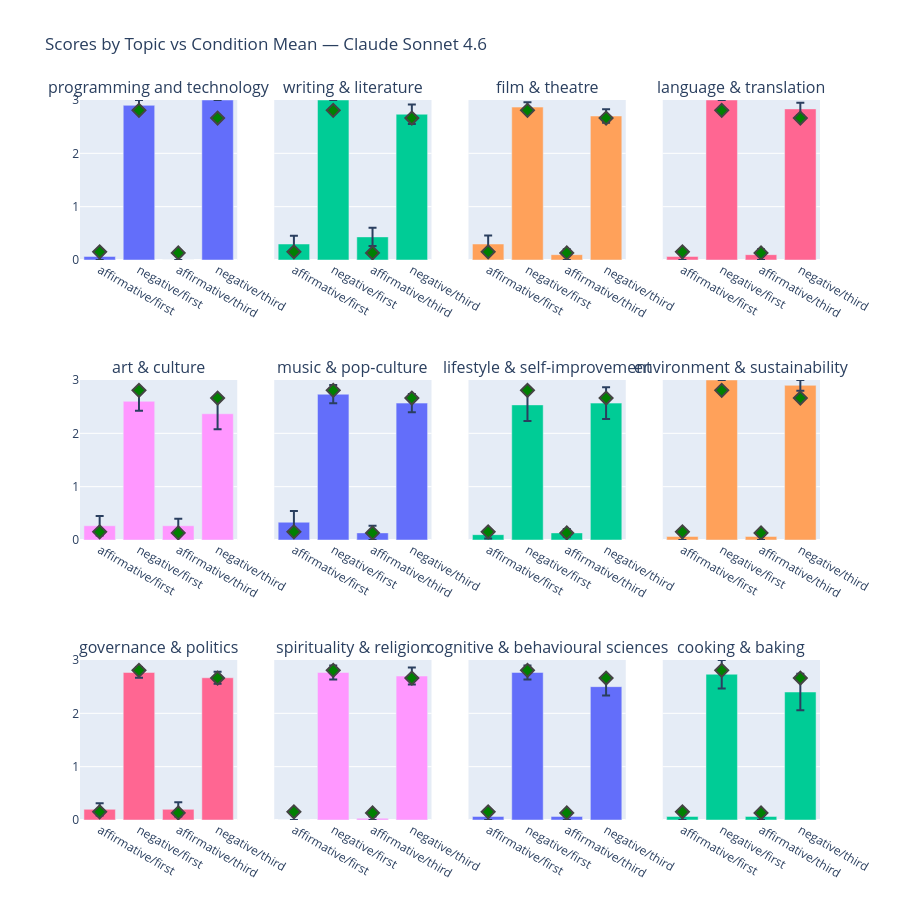
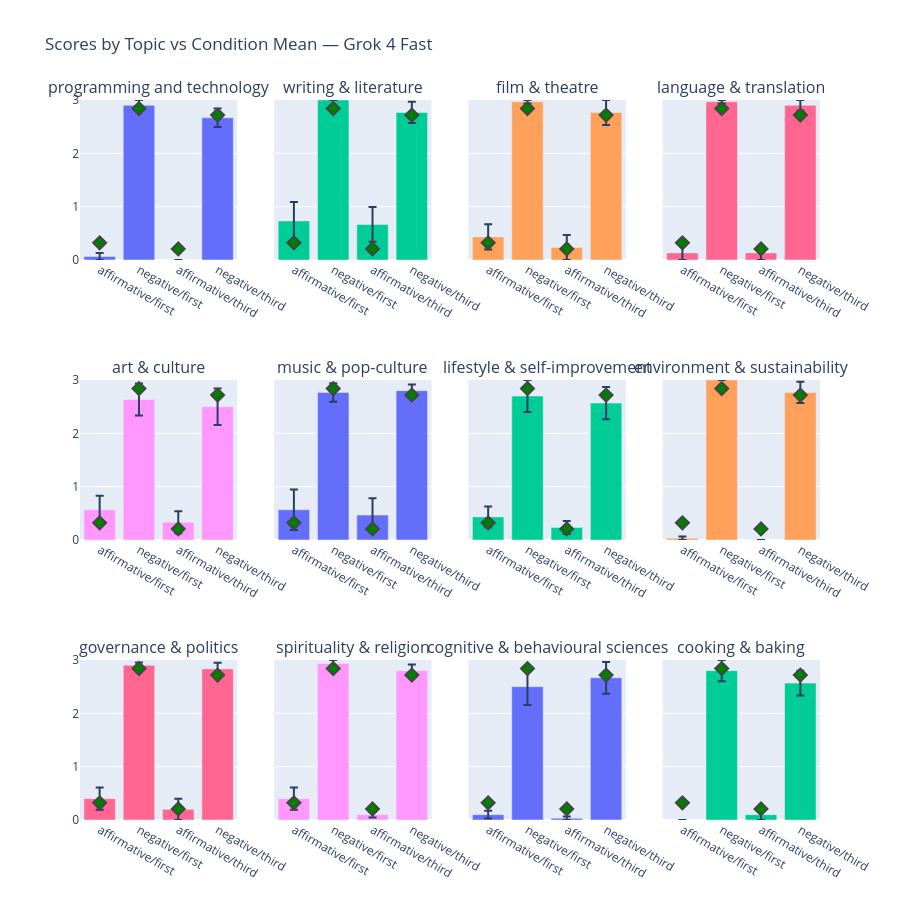

The code cell stored with these charts, in order, in its notebook:
### Code cell
condition_means = df.groupby(["polarity", "person"])["mean"].mean().to_dict()

fig = make_subplots(rows=3, cols=4, subplot_titles=TOPICS, shared_yaxes=True)

for model in df["model"].unique():
    print(f"\n{model}")
    model_df = df[df["model"] == model]
    
    condition_means = model_df.groupby(["polarity", "person"])["mean"].mean().to_dict()

    fig = make_subplots(rows=3, cols=4, subplot_titles=TOPICS, shared_yaxes=True)

    for i, topic in enumerate(TOPICS):
        row, col = (i // 4) + 1, (i % 4) + 1
        subset = model_df[model_df["topic"] == topic].copy()
        subset["condition"] = subset["polarity"] + "/" + subset["person"]
        subset["condition_mean"] = subset.apply(lambda r: condition_means[(r["polarity"], r["person"])], axis=1)

        fig.add_trace(go.Bar(
            x=subset["condition"], y=subset["mean"],
            error_y=dict(type="data", array=subset["stderr"]),
            showlegend=False
        ), row=row, col=col)

        fig.add_trace(go.Scatter(
            x=subset["condition"], y=subset["condition_mean"],
            mode="markers", marker=dict(color="green", size=10, symbol="diamond", line=dict(width=2)),
            showlegend=False
        ), row=row, col=col)

    fig.update_layout(title=f"Scores by Topic vs Condition Mean — {model}", height=900)
    fig.update_yaxes(range=[0, 3])
    fig.show()

### Figure 1 — Plotly figure (JSON) as saved in the notebook; plotly's stock layout.template omitted (floating-point values rounded to 4 significant figures)
{"data": [{"error_y": {"array": [0.06667, 0.1, 0.0, 0.0], "type": "data"}, "showlegend": false, "type": "bar", "x": ["affirmative/first", "negative/first", "affirmative/third", "negative/third"], "xaxis": "x", "y": [0.06667, 2.9, 0.0, 3.0], "yaxis": "y"}, {"marker": {"color": "green", "line": {"width": 2}, "size": 10, "symbol": "diamond"}, "mode": "markers", "showlegend": false, "type": "scatter", "x": ["affirmative/first", "negative/first", "affirmative/third", "negative/third"], "xaxis": "x", "y": [0.1528, 2.806, 0.1333, 2.661], "yaxis": "y"}, {"error_y": {"array": [0.1528, 0.0, 0.1725, 0.1846], "type": "data"}, "showlegend": false, "type": "bar", "x": ["affirmative/first", "negative/first", "affirmative/third", "negative/third"], "xaxis": "x2", "y": [0.3, 3.0, 0.4333, 2.733], "yaxis": "y2"}, {"marker": {"color": "green", "line": {"width": 2}, "size": 10, "symbol": "diamond"}, "mode": "markers", "showlegend": false, "type": "scatter", "x": ["affirmative/first", "negative/first", "affirmative/third", "negative/third"], "xaxis": "x2", "y": [0.1528, 2.806, 0.1333, 2.661], "yaxis": "y2"}, {"error_y": {"array": [0.1606, 0.08889, 0.1, 0.1262], "type": "data"}, "showlegend": false, "type": "bar", "x": ["affirmative/first", "negative/first", "affirmative/third", "negative/third"], "xaxis": "x3", "y": [0.3, 2.867, 0.1, 2.7], "yaxis": "y3"}, {"marker": {"color": "green", "line": {"width": 2}, "size": 10, "symbol": "diamond"}, "mode": "markers", "showlegend": false, "type": "scatter", "x": ["affirmative/first", "negative/first", "affirmative/third", "negative/third"], "xaxis": "x3", "y": [0.1528, 2.806, 0.1333, 2.661], "yaxis": "y3"}, {"error_y": {"array": [0.06667, 0.0, 0.1, 0.1139], "type": "data"}, "showlegend": false, "type": "bar", "x": ["affirmative/first", "negative/first", "affirmative/third", "negative/third"], "xaxis": "x4", "y": [0.06667, 3.0, 0.1, 2.833], "yaxis": "y4"}, {"marker": {"color": "green", "line": {"width": 2}, "size": 10, "symbol": "diamond"}, "mode": "markers", "showlegend": false, "type": "scatter", "x": ["affirmative/first", "negative/first", "affirmative/third", "negative/third"], "xaxis": "x4", "y": [0.1528, 2.806, 0.1333, 2.661], "yaxis": "y4"}, {"error_y": {"array": [0.1846, 0.1778, 0.1296, 0.2917], "type": "data"}, "showlegend": false, "type": "bar", "x": ["affirmative/first", "negative/first", "affirmative/third", "negative/third"], "xaxis": "x5", "y": [0.2667, 2.6, 0.2667, 2.367], "yaxis": "y5"}, {"marker": {"color": "green", "line": {"width": 2}, "size": 10, "symbol": "diamond"}, "mode": "markers", "showlegend": false, "type": "scatter", "x": ["affirmative/first", "negative/first", "affirmative/third", "negative/third"], "xaxis": "x5", "y": [0.1528, 2.806, 0.1333, 2.661], "yaxis": "y5"}, {"error_y": {"array": [0.2108, 0.1707, 0.1333, 0.1725], "type": "data"}, "showlegend": false, "type": "bar", "x": ["affirmative/first", "negative/first", "affirmative/third", "negative/third"], "xaxis": "x6", "y": [0.3333, 2.733, 0.1333, 2.567], "yaxis": "y6"}, {"marker": {"color": "green", "line": {"width": 2}, "size": 10, "symbol": "diamond"}, "mode": "markers", "showlegend": false, "type": "scatter", "x": ["affirmative/first", "negative/first", "affirmative/third", "negative/third"], "xaxis": "x6", "y": [0.1528, 2.806, 0.1333, 2.661], "yaxis": "y6"}, {"error_y": {"array": [0.07115, 0.3031, 0.0737, 0.2983], "type": "data"}, "showlegend": false, "type": "bar", "x": ["affirmative/first", "negative/first", "affirmative/third", "negative/third"], "xaxis": "x7", "y": [0.1, 2.533, 0.1333, 2.567], "yaxis": "y7"}, {"marker": {"color": "green", "line": {"width": 2}, "size": 10, "symbol": "diamond"}, "mode": "markers", "showlegend": false, "type": "scatter", "x": ["affirmative/first", "negative/first", "affirmative/third", "negative/third"], "xaxis": "x7", "y": [0.1528, 2.806, 0.1333, 2.661], "yaxis": "y7"}, {"error_y": {"array": [0.06667, 0.0, 0.06667, 0.1], "type": "data"}, "showlegend": false, "type": "bar", "x": ["affirmative/first", "negative/first", "affirmative/third", "negative/third"], "xaxis": "x8", "y": [0.06667, 3.0, 0.06667, 2.9], "yaxis": "y8"}, {"marker": {"color": "green", "line": {"width": 2}, "size": 10, "symbol": "diamond"}, "mode": "markers", "showlegend": false, "type": "scatter", "x": ["affirmative/first", "negative/first", "affirmative/third", "negative/third"], "xaxis": "x8", "y": [0.1528, 2.806, 0.1333, 2.661], "yaxis": "y8"}, {"error_y": {"array": [0.1133, 0.1, 0.1333, 0.1111], "type": "data"}, "showlegend": false, "type": "bar", "x": ["affirmative/first", "negative/first", "affirmative/third", "negative/third"], "xaxis": "x9", "y": [0.2, 2.767, 0.2, 2.667], "yaxis": "y9"}, {"marker": {"color": "green", "line": {"width": 2}, "size": 10, "symbol": "diamond"}, "mode": "markers", "showlegend": false, "type": "scatter", "x": ["affirmative/first", "negative/first", "affirmative/third", "negative/third"], "xaxis": "x9", "y": [0.1528, 2.806, 0.1333, 2.661], "yaxis": "y9"}, {"error_y": {"array": [0.0, 0.1319, 0.03333, 0.1606], "type": "data"}, "showlegend": false, "type": "bar", "x": ["affirmative/first", "negative/first", "affirmative/third", "negative/third"], "xaxis": "x10", "y": [0.0, 2.767, 0.03333, 2.7], "yaxis": "y10"}, {"marker": {"color": "green", "line": {"width": 2}, "size": 10, "symbol": "diamond"}, "mode": "markers", "showlegend": false, "type": "scatter", "x": ["affirmative/first", "negative/first", "affirmative/third", "negative/third"], "xaxis": "x10", "y": [0.1528, 2.806, 0.1333, 2.661], "yaxis": "y10"}, {"error_y": {"array": [0.06667, 0.1319, 0.06667, 0.1667], "type": "data"}, "showlegend": false, "type": "bar", "x": ["affirmative/first", "negative/first", "affirmative/third", "negative/third"], "xaxis": "x11", "y": [0.06667, 2.767, 0.06667, 2.5], "yaxis": "y11"}, {"marker": {"color": "green", "line": {"width": 2}, "size": 10, "symbol": "diamond"}, "mode": "markers", "showlegend": false, "type": "scatter", "x": ["affirmative/first", "negative/first", "affirmative/third", "negative/third"], "xaxis": "x11", "y": [0.1528, 2.806, 0.1333, 2.661], "yaxis": "y11"}, {"error_y": {"array": [0.06667, 0.2667, 0.06667, 0.3399], "type": "data"}, "showlegend": false, "type": "bar", "x": ["affirmative/first", "negative/first", "affirmative/third", "negative/third"], "xaxis": "x12", "y": [0.06667, 2.733, 0.06667, 2.4], "yaxis": "y12"}, {"marker": {"color": "green", "line": {"width": 2}, "size": 10, "symbol": "diamond"}, "mode": "markers", "showlegend": false, "type": "scatter", "x": ["affirmative/first", "negative/first", "affirmative/third", "negative/third"], "xaxis": "x12", "y": [0.1528, 2.806, 0.1333, 2.661], "yaxis": "y12"}], "layout": {"annotations": [{"font": {"size": 16}, "showarrow": false, "text": "programming and technology", "x": 0.1062, "xanchor": "center", "xref": "paper", "y": 1, "yanchor": "bottom", "yref": "paper"}, {"font": {"size": 16}, "showarrow": false, "text": "writing & literature", "x": 0.3688, "xanchor": "center", "xref": "paper", "y": 1, "yanchor": "bottom", "yref": "paper"}, {"font": {"size": 16}, "showarrow": false, "text": "film & theatre", "x": 0.6313, "xanchor": "center", "xref": "paper", "y": 1, "yanchor": "bottom", "yref": "paper"}, {"font": {"size": 16}, "showarrow": false, "text": "language & translation", "x": 0.8938, "xanchor": "center", "xref": "paper", "y": 1, "yanchor": "bottom", "yref": "paper"}, {"font": {"size": 16}, "showarrow": false, "text": "art & culture", "x": 0.1062, "xanchor": "center", "xref": "paper", "y": 0.6111, "yanchor": "bottom", "yref": "paper"}, {"font": {"size": 16}, "showarrow": false, "text": "music & pop-culture", "x": 0.3688, "xanchor": "center", "xref": "paper", "y": 0.6111, "yanchor": "bottom", "yref": "paper"}, {"font": {"size": 16}, "showarrow": false, "text": "lifestyle & self-improvement", "x": 0.6313, "xanchor": "center", "xref": "paper", "y": 0.6111, "yanchor": "bottom", "yref": "paper"}, {"font": {"size": 16}, "showarrow": false, "text": "environment & sustainability", "x": 0.8938, "xanchor": "center", "xref": "paper", "y": 0.6111, "yanchor": "bottom", "yref": "paper"}, {"font": {"size": 16}, "showarrow": false, "text": "governance & politics", "x": 0.1062, "xanchor": "center", "xref": "paper", "y": 0.2222, "yanchor": "bottom", "yref": "paper"}, {"font": {"size": 16}, "showarrow": false, "text": "spirituality & religion", "x": 0.3688, "xanchor": "center", "xref": "paper", "y": 0.2222, "yanchor": "bottom", "yref": "paper"}, {"font": {"size": 16}, "showarrow": false, "text": "cognitive & behavioural sciences", "x": 0.6313, "xanchor": "center", "xref": "paper", "y": 0.2222, "yanchor": "bottom", "yref": "paper"}, {"font": {"size": 16}, "showarrow": false, "text": "cooking & baking", "x": 0.8938, "xanchor": "center", "xref": "paper", "y": 0.2222, "yanchor": "bottom", "yref": "paper"}], "height": 900, "title": {"text": "Scores by Topic vs Condition Mean — Claude Sonnet 4.6"}, "xaxis": {"anchor": "y", "domain": [0, 0.2125]}, "xaxis10": {"anchor": "y10", "domain": [0.2625, 0.475]}, "xaxis11": {"anchor": "y11", "domain": [0.525, 0.7375]}, "xaxis12": {"anchor": "y12", "domain": [0.7875, 1]}, "xaxis2": {"anchor": "y2", "domain": [0.2625, 0.475]}, "xaxis3": {"anchor": "y3", "domain": [0.525, 0.7375]}, "xaxis4": {"anchor": "y4", "domain": [0.7875, 1]}, "xaxis5": {"anchor": "y5", "domain": [0, 0.2125]}, "xaxis6": {"anchor": "y6", "domain": [0.2625, 0.475]}, "xaxis7": {"anchor": "y7", "domain": [0.525, 0.7375]}, "xaxis8": {"anchor": "y8", "domain": [0.7875, 1]}, "xaxis9": {"anchor": "y9", "domain": [0, 0.2125]}, "yaxis": {"anchor": "x", "domain": [0.7778, 1], "range": [0, 3]}, "yaxis10": {"anchor": "x10", "domain": [0, 0.2222], "matches": "y9", "range": [0, 3], "showticklabels": false}, "yaxis11": {"anchor": "x11", "domain": [0, 0.2222], "matches": "y9", "range": [0, 3], "showticklabels": false}, "yaxis12": {"anchor": "x12", "domain": [0, 0.2222], "matches": "y9", "range": [0, 3], "showticklabels": false}, "yaxis2": {"anchor": "x2", "domain": [0.7778, 1], "matches": "y", "range": [0, 3], "showticklabels": false}, "yaxis3": {"anchor": "x3", "domain": [0.7778, 1], "matches": "y", "range": [0, 3], "showticklabels": false}, "yaxis4": {"anchor": "x4", "domain": [0.7778, 1], "matches": "y", "range": [0, 3], "showticklabels": false}, "yaxis5": {"anchor": "x5", "domain": [0.3889, 0.6111], "range": [0, 3]}, "yaxis6": {"anchor": "x6", "domain": [0.3889, 0.6111], "matches": "y5", "range": [0, 3], "showticklabels": false}, "yaxis7": {"anchor": "x7", "domain": [0.3889, 0.6111], "matches": "y5", "range": [0, 3], "showticklabels": false}, "yaxis8": {"anchor": "x8", "domain": [0.3889, 0.6111], "matches": "y5", "range": [0, 3], "showticklabels": false}, "yaxis9": {"anchor": "x9", "domain": [0, 0.2222], "range": [0, 3]}}}

### Figure 2 — Plotly figure (JSON) as saved in the notebook; plotly's stock layout.template omitted (floating-point values rounded to 4 significant figures)
{"data": [{"error_y": {"array": [0.06667, 0.1, 0.0, 0.1721], "type": "data"}, "showlegend": false, "type": "bar", "x": ["affirmative/first", "negative/first", "affirmative/third", "negative/third"], "xaxis": "x", "y": [0.06667, 2.9, 0.0, 2.667], "yaxis": "y"}, {"marker": {"color": "green", "line": {"width": 2}, "size": 10, "symbol": "diamond"}, "mode": "markers", "showlegend": false, "type": "scatter", "x": ["affirmative/first", "negative/first", "affirmative/third", "negative/third"], "xaxis": "x", "y": [0.3222, 2.839, 0.2083, 2.717], "yaxis": "y"}, {"error_y": {"array": [0.3542, 0.0, 0.3258, 0.1991], "type": "data"}, "showlegend": false, "type": "bar", "x": ["affirmative/first", "negative/first", "affirmative/third", "negative/third"], "xaxis": "x2", "y": [0.7333, 3.0, 0.6667, 2.767], "yaxis": "y2"}, {"marker": {"color": "green", "line": {"width": 2}, "size": 10, "symbol": "diamond"}, "mode": "markers", "showlegend": false, "type": "scatter", "x": ["affirmative/first", "negative/first", "affirmative/third", "negative/third"], "xaxis": "x2", "y": [0.3222, 2.839, 0.2083, 2.717], "yaxis": "y2"}, {"error_y": {"array": [0.2386, 0.03333, 0.2333, 0.2333], "type": "data"}, "showlegend": false, "type": "bar", "x": ["affirmative/first", "negative/first", "affirmative/third", "negative/third"], "xaxis": "x3", "y": [0.4333, 2.967, 0.2333, 2.767], "yaxis": "y3"}, {"marker": {"color": "green", "line": {"width": 2}, "size": 10, "symbol": "diamond"}, "mode": "markers", "showlegend": false, "type": "scatter", "x": ["affirmative/first", "negative/first", "affirmative/third", "negative/third"], "xaxis": "x3", "y": [0.3222, 2.839, 0.2083, 2.717], "yaxis": "y3"}, {"error_y": {"array": [0.1333, 0.03333, 0.1333, 0.1], "type": "data"}, "showlegend": false, "type": "bar", "x": ["affirmative/first", "negative/first", "affirmative/third", "negative/third"], "xaxis": "x4", "y": [0.1333, 2.967, 0.1333, 2.9], "yaxis": "y4"}, {"marker": {"color": "green", "line": {"width": 2}, "size": 10, "symbol": "diamond"}, "mode": "markers", "showlegend": false, "type": "scatter", "x": ["affirmative/first", "negative/first", "affirmative/third", "negative/third"], "xaxis": "x4", "y": [0.3222, 2.839, 0.2083, 2.717], "yaxis": "y4"}, {"error_y": {"array": [0.2632, 0.3, 0.2049, 0.3416], "type": "data"}, "showlegend": false, "type": "bar", "x": ["affirmative/first", "negative/first", "affirmative/third", "negative/third"], "xaxis": "x5", "y": [0.5667, 2.633, 0.3333, 2.5], "yaxis": "y5"}, {"marker": {"color": "green", "line": {"width": 2}, "size": 10, "symbol": "diamond"}, "mode": "markers", "showlegend": false, "type": "scatter", "x": ["affirmative/first", "negative/first", "affirmative/third", "negative/third"], "xaxis": "x5", "y": [0.3222, 2.839, 0.2083, 2.717], "yaxis": "y5"}, {"error_y": {"array": [0.3786, 0.1725, 0.3151, 0.1133], "type": "data"}, "showlegend": false, "type": "bar", "x": ["affirmative/first", "negative/first", "affirmative/third", "negative/third"], "xaxis": "x6", "y": [0.5667, 2.767, 0.4667, 2.8], "yaxis": "y6"}, {"marker": {"color": "green", "line": {"width": 2}, "size": 10, "symbol": "diamond"}, "mode": "markers", "showlegend": false, "type": "scatter", "x": ["affirmative/first", "negative/first", "affirmative/third", "negative/third"], "xaxis": "x6", "y": [0.3222, 2.839, 0.2083, 2.717], "yaxis": "y6"}, {"error_y": {"array": [0.1928, 0.3, 0.1222, 0.3025], "type": "data"}, "showlegend": false, "type": "bar", "x": ["affirmative/first", "negative/first", "affirmative/third", "negative/third"], "xaxis": "x7", "y": [0.4333, 2.7, 0.2333, 2.567], "yaxis": "y7"}, {"marker": {"color": "green", "line": {"width": 2}, "size": 10, "symbol": "diamond"}, "mode": "markers", "showlegend": false, "type": "scatter", "x": ["affirmative/first", "negative/first", "affirmative/third", "negative/third"], "xaxis": "x7", "y": [0.3222, 2.839, 0.2083, 2.717], "yaxis": "y7"}, {"error_y": {"array": [0.03333, 0.0, 0.0, 0.1991], "type": "data"}, "showlegend": false, "type": "bar", "x": ["affirmative/first", "negative/first", "affirmative/third", "negative/third"], "xaxis": "x8", "y": [0.03333, 3.0, 0.0, 2.767], "yaxis": "y8"}, {"marker": {"color": "green", "line": {"width": 2}, "size": 10, "symbol": "diamond"}, "mode": "markers", "showlegend": false, "type": "scatter", "x": ["affirmative/first", "negative/first", "affirmative/third", "negative/third"], "xaxis": "x8", "y": [0.3222, 2.839, 0.2083, 2.717], "yaxis": "y8"}, {"error_y": {"array": [0.2096, 0.05092, 0.2, 0.1139], "type": "data"}, "showlegend": false, "type": "bar", "x": ["affirmative/first", "negative/first", "affirmative/third", "negative/third"], "xaxis": "x9", "y": [0.4, 2.9, 0.2, 2.833], "yaxis": "y9"}, {"marker": {"color": "green", "line": {"width": 2}, "size": 10, "symbol": "diamond"}, "mode": "markers", "showlegend": false, "type": "scatter", "x": ["affirmative/first", "negative/first", "affirmative/third", "negative/third"], "xaxis": "x9", "y": [0.3222, 2.839, 0.2083, 2.717], "yaxis": "y9"}, {"error_y": {"array": [0.2096, 0.06667, 0.05092, 0.1133], "type": "data"}, "showlegend": false, "type": "bar", "x": ["affirmative/first", "negative/first", "affirmative/third", "negative/third"], "xaxis": "x10", "y": [0.4, 2.933, 0.1, 2.8], "yaxis": "y10"}, {"marker": {"color": "green", "line": {"width": 2}, "size": 10, "symbol": "diamond"}, "mode": "markers", "showlegend": false, "type": "scatter", "x": ["affirmative/first", "negative/first", "affirmative/third", "negative/third"], "xaxis": "x10", "y": [0.3222, 2.839, 0.2083, 2.717], "yaxis": "y10"}, {"error_y": {"array": [0.07115, 0.3416, 0.03333, 0.2981], "type": "data"}, "showlegend": false, "type": "bar", "x": ["affirmative/first", "negative/first", "affirmative/third", "negative/third"], "xaxis": "x11", "y": [0.1, 2.5, 0.03333, 2.667], "yaxis": "y11"}, {"marker": {"color": "green", "line": {"width": 2}, "size": 10, "symbol": "diamond"}, "mode": "markers", "showlegend": false, "type": "scatter", "x": ["affirmative/first", "negative/first", "affirmative/third", "negative/third"], "xaxis": "x11", "y": [0.3222, 2.839, 0.2083, 2.717], "yaxis": "y11"}, {"error_y": {"array": [0.0, 0.2, 0.1, 0.2333], "type": "data"}, "showlegend": false, "type": "bar", "x": ["affirmative/first", "negative/first", "affirmative/third", "negative/third"], "xaxis": "x12", "y": [0.0, 2.8, 0.1, 2.567], "yaxis": "y12"}, {"marker": {"color": "green", "line": {"width": 2}, "size": 10, "symbol": "diamond"}, "mode": "markers", "showlegend": false, "type": "scatter", "x": ["affirmative/first", "negative/first", "affirmative/third", "negative/third"], "xaxis": "x12", "y": [0.3222, 2.839, 0.2083, 2.717], "yaxis": "y12"}], "layout": {"annotations": [{"font": {"size": 16}, "showarrow": false, "text": "programming and technology", "x": 0.1062, "xanchor": "center", "xref": "paper", "y": 1, "yanchor": "bottom", "yref": "paper"}, {"font": {"size": 16}, "showarrow": false, "text": "writing & literature", "x": 0.3688, "xanchor": "center", "xref": "paper", "y": 1, "yanchor": "bottom", "yref": "paper"}, {"font": {"size": 16}, "showarrow": false, "text": "film & theatre", "x": 0.6313, "xanchor": "center", "xref": "paper", "y": 1, "yanchor": "bottom", "yref": "paper"}, {"font": {"size": 16}, "showarrow": false, "text": "language & translation", "x": 0.8938, "xanchor": "center", "xref": "paper", "y": 1, "yanchor": "bottom", "yref": "paper"}, {"font": {"size": 16}, "showarrow": false, "text": "art & culture", "x": 0.1062, "xanchor": "center", "xref": "paper", "y": 0.6111, "yanchor": "bottom", "yref": "paper"}, {"font": {"size": 16}, "showarrow": false, "text": "music & pop-culture", "x": 0.3688, "xanchor": "center", "xref": "paper", "y": 0.6111, "yanchor": "bottom", "yref": "paper"}, {"font": {"size": 16}, "showarrow": false, "text": "lifestyle & self-improvement", "x": 0.6313, "xanchor": "center", "xref": "paper", "y": 0.6111, "yanchor": "bottom", "yref": "paper"}, {"font": {"size": 16}, "showarrow": false, "text": "environment & sustainability", "x": 0.8938, "xanchor": "center", "xref": "paper", "y": 0.6111, "yanchor": "bottom", "yref": "paper"}, {"font": {"size": 16}, "showarrow": false, "text": "governance & politics", "x": 0.1062, "xanchor": "center", "xref": "paper", "y": 0.2222, "yanchor": "bottom", "yref": "paper"}, {"font": {"size": 16}, "showarrow": false, "text": "spirituality & religion", "x": 0.3688, "xanchor": "center", "xref": "paper", "y": 0.2222, "yanchor": "bottom", "yref": "paper"}, {"font": {"size": 16}, "showarrow": false, "text": "cognitive & behavioural sciences", "x": 0.6313, "xanchor": "center", "xref": "paper", "y": 0.2222, "yanchor": "bottom", "yref": "paper"}, {"font": {"size": 16}, "showarrow": false, "text": "cooking & baking", "x": 0.8938, "xanchor": "center", "xref": "paper", "y": 0.2222, "yanchor": "bottom", "yref": "paper"}], "height": 900, "title": {"text": "Scores by Topic vs Condition Mean — Grok 4 Fast"}, "xaxis": {"anchor": "y", "domain": [0, 0.2125]}, "xaxis10": {"anchor": "y10", "domain": [0.2625, 0.475]}, "xaxis11": {"anchor": "y11", "domain": [0.525, 0.7375]}, "xaxis12": {"anchor": "y12", "domain": [0.7875, 1]}, "xaxis2": {"anchor": "y2", "domain": [0.2625, 0.475]}, "xaxis3": {"anchor": "y3", "domain": [0.525, 0.7375]}, "xaxis4": {"anchor": "y4", "domain": [0.7875, 1]}, "xaxis5": {"anchor": "y5", "domain": [0, 0.2125]}, "xaxis6": {"anchor": "y6", "domain": [0.2625, 0.475]}, "xaxis7": {"anchor": "y7", "domain": [0.525, 0.7375]}, "xaxis8": {"anchor": "y8", "domain": [0.7875, 1]}, "xaxis9": {"anchor": "y9", "domain": [0, 0.2125]}, "yaxis": {"anchor": "x", "domain": [0.7778, 1], "range": [0, 3]}, "yaxis10": {"anchor": "x10", "domain": [0, 0.2222], "matches": "y9", "range": [0, 3], "showticklabels": false}, "yaxis11": {"anchor": "x11", "domain": [0, 0.2222], "matches": "y9", "range": [0, 3], "showticklabels": false}, "yaxis12": {"anchor": "x12", "domain": [0, 0.2222], "matches": "y9", "range": [0, 3], "showticklabels": false}, "yaxis2": {"anchor": "x2", "domain": [0.7778, 1], "matches": "y", "range": [0, 3], "showticklabels": false}, "yaxis3": {"anchor": "x3", "domain": [0.7778, 1], "matches": "y", "range": [0, 3], "showticklabels": false}, "yaxis4": {"anchor": "x4", "domain": [0.7778, 1], "matches": "y", "range": [0, 3], "showticklabels": false}, "yaxis5": {"anchor": "x5", "domain": [0.3889, 0.6111], "range": [0, 3]}, "yaxis6": {"anchor": "x6", "domain": [0.3889, 0.6111], "matches": "y5", "range": [0, 3], "showticklabels": false}, "yaxis7": {"anchor": "x7", "domain": [0.3889, 0.6111], "matches": "y5", "range": [0, 3], "showticklabels": false}, "yaxis8": {"anchor": "x8", "domain": [0.3889, 0.6111], "matches": "y5", "range": [0, 3], "showticklabels": false}, "yaxis9": {"anchor": "x9", "domain": [0, 0.2222], "range": [0, 3]}}}
